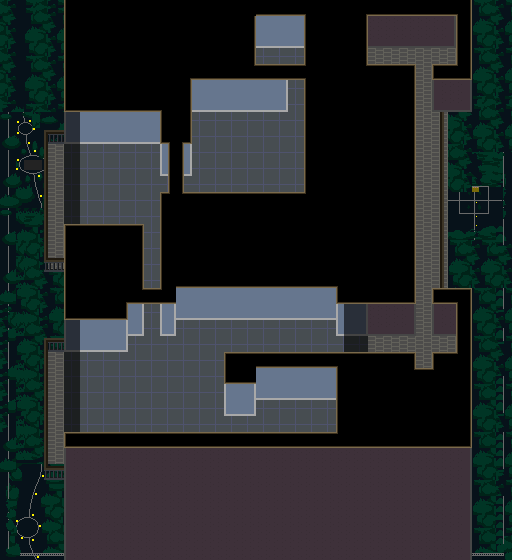

Rendered tile map (Tiled .tmx) drawn with the repository's tilesets; below, a short description and the map source with its tile grids summarised:
An orthogonal 64x70 tile map with 8x8 px tiles, 4 tile layers (base, floor, wall, roof), 1 hidden layer not drawn, 2 tilesets and 28 objects.

<map version="1.8" tiledversion="1.8.4" orientation="orthogonal" renderorder="right-down" width="64" height="70" tilewidth="8" tileheight="8" infinite="0" nextlayerid="11" nextobjectid="31">
 <tileset firstgid="1" source="chapter99_00_tileset.tsx" />
 <tileset firstgid="4097" source="chapter00_00_tileset.tsx" />
 <layer id="7" name="base" width="64" height="70">
  <data>[4480 cells, 4480 non-empty, 250 distinct tile ids]</data>
 </layer>
 <layer id="1" name="floor" width="64" height="70">
  <data>[4480 cells, 3552 non-empty, 11 distinct tile ids]</data>
 </layer>
 <layer id="2" name="wall" width="64" height="70">
  <data>[4480 cells, 2048 non-empty, 33 distinct tile ids]</data>
 </layer>
 <layer id="4" name="building" width="64" height="70" visible="0">
  <data>[4480 cells, 225 non-empty, 191 distinct tile ids]</data>
 </layer>
 <layer id="3" name="roof" width="64" height="70">
  <data>[4480 cells, 74 non-empty, 1 distinct tile ids]</data>
 </layer>
 <objectgroup id="6" name="wall">
  <object id="1" x="64" y="232" width="64" height="120" />
  <object id="6" x="64" y="0" width="96" height="144" />
  <object id="7" x="160" y="1" width="32" height="176" />
  <object id="8" x="192" y="0" width="64" height="112" />
  <object id="9" x="256" y="72" width="32" height="40" />
  <object id="10" x="256" y="0" width="48" height="48" />
  <object id="2" x="128" y="328" width="16" height="8" />
  <object id="3" x="128" y="232" width="16" height="104" />
  <object id="5" x="160" y="201.333" width="16" height="132" />
  <object id="11" x="176" y="201" width="160" height="120" />
  <object id="12" x="336" y="72" width="80" height="264" />
  <object id="13" x="304" y="0" width="32" height="200" />
  <object id="14" x="336" y="0" width="32" height="72" />
  <object id="15" x="368" y="0" width="88" height="48" />
  <object id="16" x="432" y="72" width="40" height="40" />
  <object id="17" x="456" y="0" width="16" height="72" />
  <object id="18" x="440" y="112" width="32" height="184" />
  <object id="19" x="432" y="296" width="40" height="40" />
  <object id="20" x="64" y="440" width="408" height="120" />
  <object id="21" x="224" y="360" width="32" height="56" />
  <object id="22" x="256" y="360" width="160" height="40" />
  <object id="23" x="416" y="376" width="16" height="24" />
  <object id="24" x="432" y="360" width="40" height="80" />
  <object id="25" x="336" y="400" width="96" height="40" />
  <object id="26" x="0" y="0" width="48" height="560" />
  <object id="28" x="48" y="0" width="16" height="144" />
  <object id="29" x="48" y="270" width="16" height="80" />
  <object id="30" x="48" y="480" width="16" height="80" />
 </objectgroup>
 <objectgroup id="8" name="building" />
</map>
